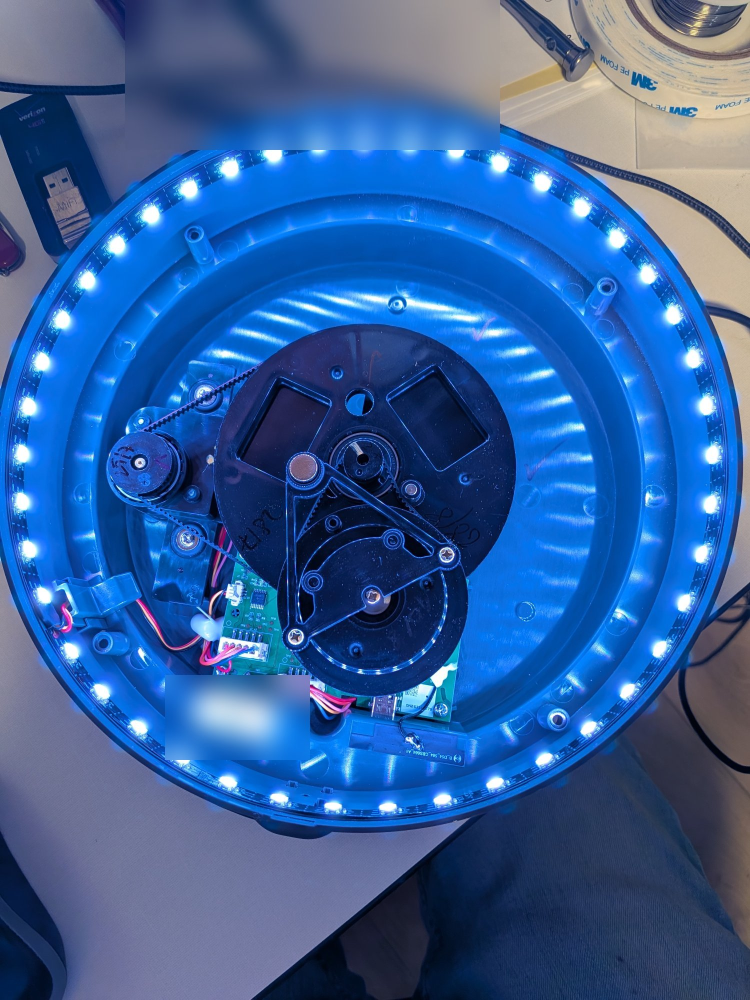
#> input picture firmware-notes/mechanism-photo.jpg, 1500 x 2000 px (shown at 1/2 size)
$ python -i oasislib.py   (imports and definitions only)
#> lines starting #> are read from the running program, lines starting #| are printed output that depends on the picture; after the words box and inside, x2 and y2 are one past the last pixel; in counts of white or black regions, pixels touching at a corner belong together
#> further down, picture is the input picture: shape (2000, 1500, 3); mean B, G, R 156.7, 95.8, 52.2
### tools/locate.py
#!/usr/bin/env python3
"""Locate the steel ball on the round sand table in one webcam frame.

Usage:  locate.py frame.jpg [--debug out.jpg] [--prev prev.jpg]
Prints one JSON line:
  {"ok","ball_px":[x,y],"center_px":[x,y],"ellipse":{cx,cy,a,b,angle_deg},
   "rho","theta_deg","confidence","note"}

Read-only vision tool: touches no hardware.

COORDINATE CONVENTION
  ellipse: cx,cy = centre (image px); a >= b = semi-axes (px); angle_deg = direction of the
           major axis, measured from image +x toward image +y (OpenCV, clockwise on screen).
  The sand disc is a circle on the table plane seen at a tilt, so it appears as an ellipse.
  We "un-squash" by an affine map: express the ball offset in the ellipse axes, divide by a
  and b, rotate back. This gives table-plane coordinates in units of the sand radius, with
  image +x as the x axis (same orientation as the image, no mirroring).
  rho       = |un-squashed offset| = distance from centre / sand radius (0 = centre, 1 = rim).
  theta_deg = atan2(up, right) of the un-squashed offset, i.e. counter-clockwise on screen
              from image +x ("3 o'clock" = 0, "12 o'clock" = 90), range 0..360.

APPROXIMATION
  An affine map treats the camera as orthographic. A real perspective camera makes the far
  half of the disc smaller than the near half, and the ellipse centre is not exactly the
  image of the disc centre (it sits slightly toward the far side). Also the ball centre sits
  ~5 mm above the sand plane. See the end-of-run report for the estimated size (a few % of
  the radius, worst at the far/near edges); theta is far less affected than rho.

METHOD
  Ellipse: the sand is a big bright blob enclosed by a dark grey rim. We threshold bright,
  take connected components of the mask, pick the one that is large, compact, ringed by dark
  pixels and not just the desk; then take its boundary points (dropping points on the image
  border = the cut-off bottom), keep those with dark rim just outside, and RANSAC-fit an
  ellipse (robust to hands/mice/notches), refined with a radial edge search.
  Ball: sand-relative darkness (local background minus grey level) inside the ellipse; blobs
  are size gated (scaled by sand size), scored by contrast, roundness and a specular
  highlight. Ridge shadows are long and thin, so roundness rejects them. With --prev, the
  previous frame (aligned by its own ellipse) is differenced and blobs that changed are
  favoured.
"""
import sys, json, argparse
import numpy as np
import cv2

REF_W = 1920.0


# [5 lines left out: function _load, not called in this run]


# ---------------------------------------------------------------- ellipse
def _ransac_ellipse(pts, iters=300, tol=3.0, seed=1):
    rng = np.random.default_rng(seed)
    n = len(pts)
    best, best_in = None, None
    for _ in range(iters):
        idx = rng.choice(n, 8, replace=False)
        # spread check: samples should not all be close together
        s = pts[idx]
        if np.ptp(s[:, 0]) + np.ptp(s[:, 1]) < 0.4 * (np.ptp(pts[:, 0]) + np.ptp(pts[:, 1])):
            continue
        try:
            e = cv2.fitEllipse(s.astype(np.float32))
        except cv2.error:
            continue
        err = _ell_resid(pts, e)
        inl = err < tol
        if best_in is None or inl.sum() > best_in.sum():
            best, best_in = e, inl
    if best is None:
        return None, None
    for _ in range(3):  # refit on inliers
        if best_in.sum() < 6:
            break
        try:
            e = cv2.fitEllipse(pts[best_in].astype(np.float32))
        except cv2.error:
            break
        inl = _ell_resid(pts, e) < tol
        if inl.sum() < best_in.sum() * 0.8:
            break
        best, best_in = e, inl
    return best, best_in


def _ell_resid(pts, e):
    """Approx. distance from points to ellipse boundary (px)."""
    (cx, cy), (w, h), ang = e
    a, b = max(w, h) / 2, min(w, h) / 2
    if b < 1:
        return np.full(len(pts), 1e9)
    phi = np.deg2rad(ang if w >= h else ang + 90)
    c, s = np.cos(phi), np.sin(phi)
    dx, dy = pts[:, 0] - cx, pts[:, 1] - cy
    u, v = c * dx + s * dy, -s * dx + c * dy
    r = np.hypot(u / a, v / b)
    return np.abs(r - 1) * (a + b) / 2


def _norm_ellipse(e):
    (cx, cy), (w, h), ang = e
    if w >= h:
        a, b, phi = w / 2, h / 2, ang
    else:
        a, b, phi = h / 2, w / 2, ang + 90
    return dict(cx=float(cx), cy=float(cy), a=float(a), b=float(b), angle_deg=float(phi % 180))


def find_ellipse(img):
    H, W = img.shape[:2]
    sc = 0.5 if W > 1000 else 1.0
    small = cv2.resize(img, None, fx=sc, fy=sc, interpolation=cv2.INTER_AREA) if sc != 1 else img
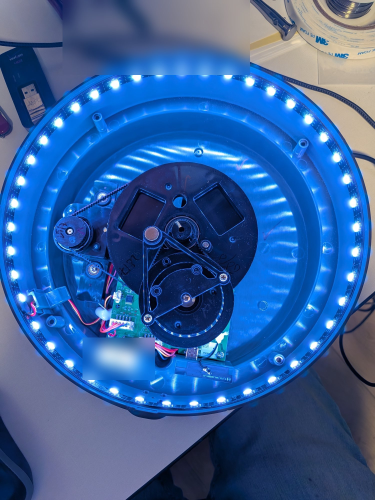
#> small: shape (1000, 750, 3) (shown at 1/2 size); mean B, G, R 156.8, 96, 52.4
    sh, sw = small.shape[:2]
    g = cv2.GaussianBlur(cv2.cvtColor(small, cv2.COLOR_BGR2GRAY), (0, 0), 2)
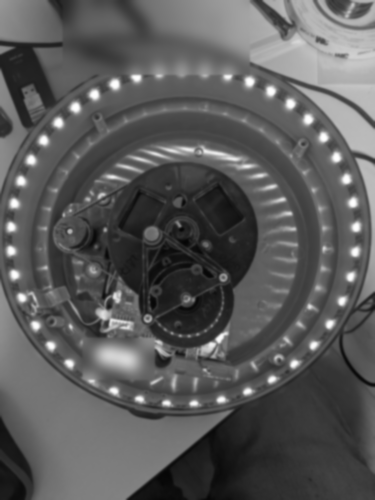
#> g: shape (1000, 750) (shown at 1/2 size); min 5, max 255, mean 89.9
    cands = []
    for thr in (150, 130, 170, 110):
        bright = (g > thr).astype(np.uint8)
        bright = cv2.morphologyEx(bright, cv2.MORPH_OPEN, np.ones((9, 9), np.uint8))
        n, lab, st, cen = cv2.connectedComponentsWithStats(bright, connectivity=4)
        for i in range(1, n):
            x, y, w, h, area = st[i]
            if area < 0.04 * sw * sh or area > 0.5 * sw * sh:
                continue
            m = (lab == i).astype(np.uint8)
            cnts, _ = cv2.findContours(m, cv2.RETR_EXTERNAL, cv2.CHAIN_APPROX_NONE)
            c = max(cnts, key=cv2.contourArea).reshape(-1, 2)
            # drop border points (frame cut-off), keep a margin
            keep = (c[:, 0] > 3) & (c[:, 0] < sw - 4) & (c[:, 1] > 3) & (c[:, 1] < sh - 4)
            c = c[keep].astype(np.float64)
            if len(c) < 80:
                continue
            # rim test: dark pixels just outside the contour
            hull = cv2.convexHull(c.astype(np.float32))
            e0, inl0 = _ransac_ellipse(c, tol=3.0 * sc + 1)
            if e0 is None:
                continue
            nrm = _norm_ellipse(e0)
            if nrm["b"] < 0.12 * sw or nrm["a"] > 0.6 * sw or nrm["a"] / nrm["b"] > 2.2:
                continue
            # darkness of a ring just outside the fitted ellipse
            ring = _ring_darkness(g, e0, 1.06, 1.14)
            support = inl0.sum() / len(c)
            score = ring * 2 + support
            cands.append((score, e0, thr, ring, support))
#> this loop made 4 passes
#> pass 1, in find_ellipse, `bright = (g > thr).astype(np.uint8)`:
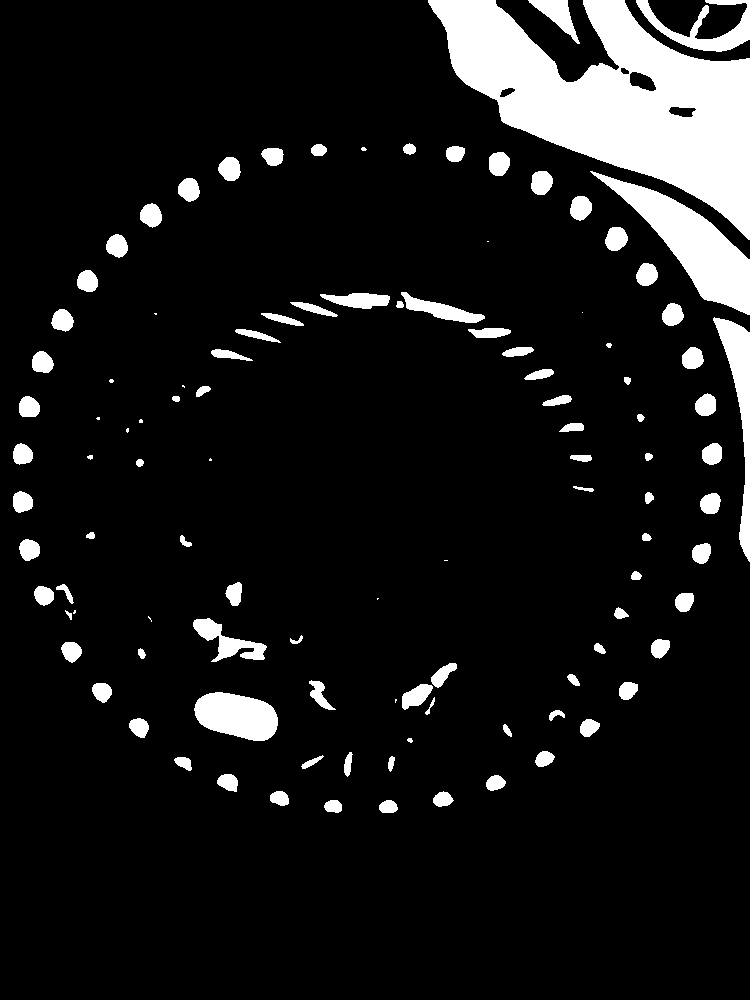
#> bright: shape (1000, 750); values 0 (black) and 1 (white), 9.9% white; 109 white regions (15 under 20 px), largest, box (x1, y1, x2, y2) and area: (428, 0, 750, 240) 35951, (590, 171, 750, 315) 7261, (194, 692, 278, 741) 3031
#> pass 1, in find_ellipse, `n, lab, st, cen = cv2.connectedComponentsWithStats(bright, connectivit..`:
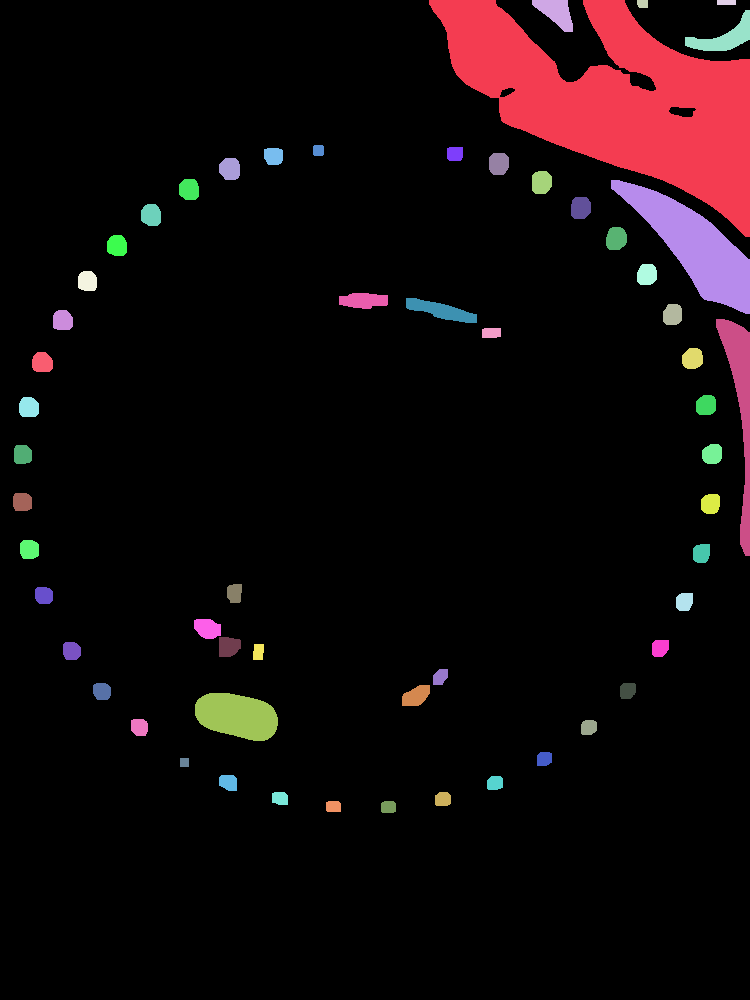
#> lab: shape (1000, 750) int32; 59 distinct labels, from 0 to 58; one colour per label, 0 black
#> after the loop:
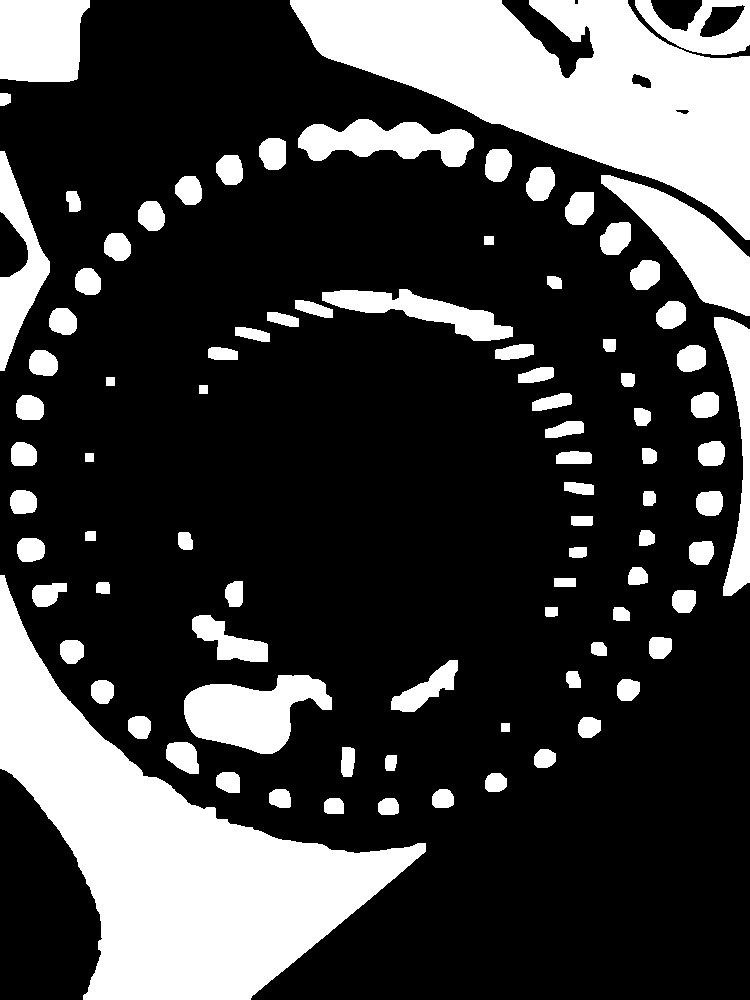
#> bright: shape (1000, 750); values 0 (black) and 1 (white), 25.5% white; 89 white regions, largest, box (x1, y1, x2, y2) and area: (0, 575, 426, 1000) 62327, (290, 0, 750, 240) 51972, (601, 175, 750, 316) 7952
#> after the loop:
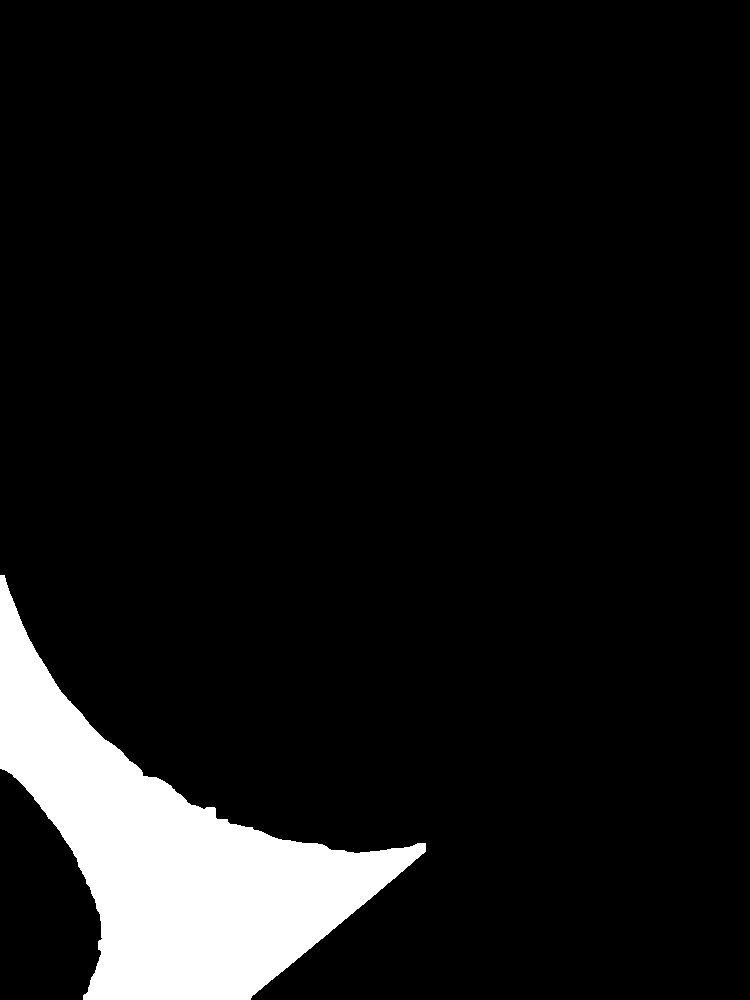
#> m: shape (1000, 750); values 0 (black) and 1 (white), 8.3% white; 1 white region, box (x1, y1, x2, y2) and area: (0, 575, 426, 1000) 62327
#> after the loop, cands = 1 item
    if not cands:
        return None, None
    cands.sort(key=lambda t: -t[0])
    score, e0, thr, ring, support = cands[0]
#> score = 0.773; e0 = ((245.9, 617), (369.6, 563.1), 129.4); thr = 110; ring = 0.194; support = 0.386
    # radial refinement on the full-res image
    e = _scale_ell(e0, 1.0 / sc)
    e2, nin = _refine_radial(img, e)
    if e2 is not None:
        e = e2
    q = dict(ring=float(ring), support=float(support), refined_pts=int(nin))
    return e, q


def _scale_ell(e, f):
#> called with e = ((245.9, 617), (369.6, 563.1), 129.4), f = 2
    (cx, cy), (w, h), ang = e
#> cx = 245.9; cy = 617; w = 369.6; h = 563.1; ang = 129.4
#> in find_ellipse, `e = _scale_ell(e0, 1.0 / sc)`: e = ((491.7, 1234), (739.1, 1126.1), 129.4)
    return ((cx * f, cy * f), (w * f, h * f), ang)


def _ring_darkness(g, e, r0, r1):
    """fraction of the ring between r0..r1 x ellipse that is much darker than the inside."""
    (cx, cy), (w, h), ang = e
    th = np.linspace(0, 2 * np.pi, 180, endpoint=False)
    phi = np.deg2rad(ang)
    a, b = w / 2, h / 2
    res = []
    H, W = g.shape
    for t in th:
        vals = []
        for r in (0.85, (r0 + r1) / 2):
            u, v = a * r * np.cos(t), b * r * np.sin(t)
            x = cx + u * np.cos(phi) - v * np.sin(phi)
            y = cy + u * np.sin(phi) + v * np.cos(phi)
            if not (0 <= x < W and 0 <= y < H):
                vals = None
                break
            vals.append(float(g[int(y), int(x)]))
        if vals:
            res.append(vals[0] - vals[1] > 40)
    return float(np.mean(res)) if len(res) > 20 else 0.0


def _refine_radial(img, e, nang=120):
    """Cast rays from the centre; the inner rim edge is the strongest bright->dark drop
    near the predicted radius. Fit an ellipse (RANSAC) to those points."""
#> called with e = ((491.7, 1234), (739.1, 1126.1), 129.4), nang = 120
    g = cv2.GaussianBlur(cv2.cvtColor(img, cv2.COLOR_BGR2GRAY), (0, 0), 1.5).astype(np.float32)
#> g: shape (2000, 1500) float32
    H, W = g.shape
    (cx, cy), (w, h), ang = e
#> cx = 491.7; cy = 1234; w = 739.1; h = 1126.1; ang = 129.4
    phi = np.deg2rad(ang)
#> phi = 2.26
    a, b = w / 2, h / 2
#> a = 369.6; b = 563.1
    pts = []
    for t in np.linspace(0, 2 * np.pi, nang, endpoint=False):
        best = None
        rs = np.linspace(0.88, 1.12, 49)
        xs, ys, vals = [], [], []
        for r in rs:
            u, v = a * r * np.cos(t), b * r * np.sin(t)
            x = cx + u * np.cos(phi) - v * np.sin(phi)
            y = cy + u * np.sin(phi) + v * np.cos(phi)
            xs.append(x); ys.append(y)
            vals.append(g[int(round(y)), int(round(x))] if (2 <= x < W - 2 and 2 <= y < H - 2) else np.nan)
        vals = np.array(vals)
        if np.isnan(vals).any():
            continue
        d = vals[:-3] - vals[3:]  # drop across 3 samples outward
        k = int(np.argmax(d))
        if d[k] > 35:
            pts.append((xs[k + 1], ys[k + 1]))
#> after the loop, pts = 83 pairs, first value 33.75 to 1027.8, second value 756.8 to 1725.5
    if len(pts) < 30:
        return None, len(pts)
    pts = np.array(pts)
    e2, inl = _ransac_ellipse(pts, iters=200, tol=3.0)
    if e2 is None or inl.sum() < 25:
        return None, len(pts)
    return e2, int(inl.sum())


# ------------------------------------------------------------------- ball
# [177 lines left out: functions to_polar, ellipse_mask, _align_prev, find_ball, conf_from, annotate and 1 more, not called in this run]


# [2 lines that do not run on import are left out]

### tools/oasislib.py
"""Shared helpers for calibration: table HTTP, camera + locate. Used by calibrate.py."""
import json, subprocess, time, urllib.request, os, re
D = "/home/bill/dev/WillyGarage/oasis"
URL = "http://10.0.0.204"

# [11 lines left out: function get, not called in this run]

def status(): return get("/status")

# [24 lines left out: functions wait_idle, raw, photo, not called in this run]

def good(j, minconf=0.5):
    return j.get("ok") and j.get("confidence", 0) >= minconf and j.get("rho", 9) < 0.95

HOME_STEPS = 5500   # relative m1 move inward; > full radial travel so the centre stop is always hit

# [5 lines left out: function home, not called in this run]

# ---------------------------------------------------------------- camera measurement
import sys, numpy as np
sys.path.insert(0, D + "/tools")
import locate, cv2

REF_FILE = D + "/captures/ellipse_ref.json"

# Photo settings follow the room light. Night: ring dim, exposure -3. Day: the room light washes out the ring's
# reflection on the ball, so the ring goes bright and the exposure short (-6), which gives the same picture.
MODEF = D + "/captures/photo_mode.json"
# lin=1&tmp=1 (firmware v8.4+): raw linear light, no fade, not saved; "/led?restore=1" gives the ring back to the owner's setting.
MODES = {"night": dict(led="mode=solid&c=fff4e0&b=25&lin=1&tmp=1", exp="-3", hdr=("-3", "-4", "-6")),
         "day":   dict(led="mode=solid&c=fff4e0&b=200&lin=1&tmp=1", exp="-6", hdr=("-6", "-7", "-9"))}
def light_restore(): get("/led?restore=1")
# [4 lines left out: function photo_mode, not called in this run]
def set_photo_mode(name): json.dump(dict(mode=name, t=time.time()), open(MODEF, "w"))

# [23 lines left out: functions _grab, snap, not called in this run]

def find_outline(im):
    """The bowl's outline in a camera frame, as a normalised ellipse dict, or None. locate.find_ellipse wants the whole
    sand disc bright; in the short-exposure day mode only the lit ring is, so fall back to fitting the ring itself."""
    try:
        e, q = locate.find_ellipse(im)
        if e is not None: return locate._norm_ellipse(e)
    except Exception: pass
    g = cv2.GaussianBlur(cv2.cvtColor(im, cv2.COLOR_BGR2GRAY), (0, 0), 3)
    _, th = cv2.threshold(g, max(120, float(np.percentile(g, 99.0)) * 0.7), 255, cv2.THRESH_BINARY)
    cs, _ = cv2.findContours(th.astype(np.uint8), cv2.RETR_EXTERNAL, cv2.CHAIN_APPROX_NONE)
    cs = [c for c in cs if len(c) >= 200]
    if not cs: return None
    e = locate._norm_ellipse(cv2.fitEllipse(max(cs, key=cv2.contourArea)))
    return e if 120 < e["b"] <= e["a"] < 500 and e["a"] / e["b"] < 1.6 else None

# [16 lines left out: function ref_ellipse, not called in this run]

def _ring_kern(r0, r1, n=25):
    y, x = np.mgrid[-(n // 2):n // 2 + 1, -(n // 2):n // 2 + 1]; d = np.hypot(x, y)
    k = ((d >= r0) & (d < r1)).astype(np.float32); return k / k.sum()
_KC, _KR, _KO = _ring_kern(0, 3.5), _ring_kern(5.5, 8.5), _ring_kern(10, 12.5)

# [17 lines left out: function ring_cands, not called in this run]

TEMPL = None
# [22 lines left out: function ncc_cands, not called in this run]

LAST = [None]
# [29 lines left out: function measure, not called in this run]

LOG = D + "/captures/calib_v3.jsonl"
def log(rec):
    rec["t"] = time.strftime("%Y-%m-%dT%H:%M:%S")
    with open(LOG, "a") as f: f.write(json.dumps(rec) + "\n")

# ---------------------------------------------------------------- ears (tools/earlog.py black box, tools/ear.sh start)
EAR = "/mnt/c/Users/bill/AppData/Local/WillyGarage/oasis/ear"
# [29 lines left out: functions heard, topdown, not called in this run]

PHOTO_LED = "mode=solid&c=fff4e0&b=25"      # ring setting for photos with the camera at manual exposure -3
# [54 lines left out: functions beauty, topdown_true, snap_hdr, portrait, not called in this run]

>>> import cv2
>>> picture = cv2.imread('../firmware-notes/mechanism-photo.jpg')
>>> result = find_outline(picture)
